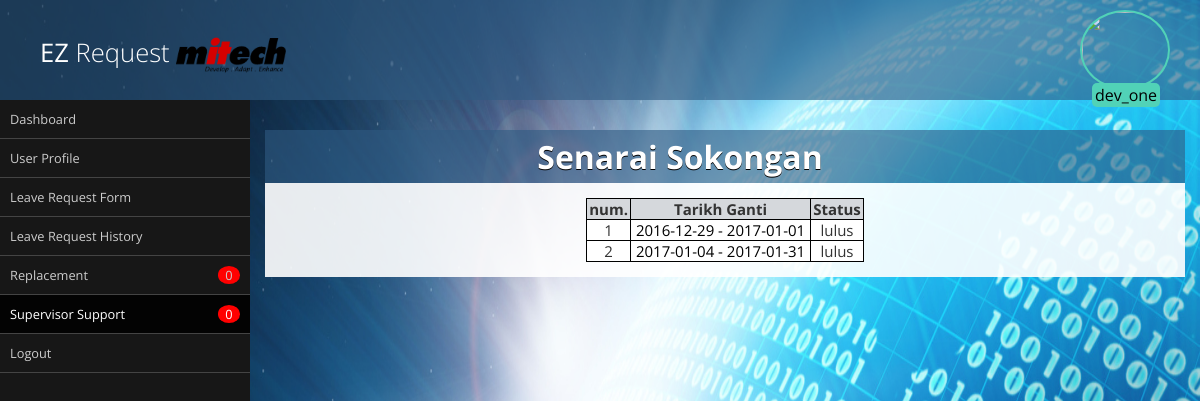
Page /index.php?p=senarai_sokongan (signed in) on the committed database.
### tables this page shows
CREATE TABLE `cuti` (
  `id` int(11) NOT NULL,
  `mk_uid` int(11) NOT NULL,
  `tarikh_borang` date NOT NULL,
  `sebab_cuti` varchar(128) NOT NULL,
  `mk_tarikh_mula` date NOT NULL,
  `mk_tarikh_akhir` date NOT NULL,
  `bh_am` int(11) NOT NULL,
  `bh_rehat` int(11) NOT NULL,
  `bh_sabtu` int(11) NOT NULL,
  `bh_dipohon` int(11) NOT NULL,
  `bh_seluruh` int(11) NOT NULL,
  `mp_uid` int(11) NOT NULL,
  `mp_pengesahan` tinyint(1) DEFAULT NULL,
  `mp_tarikh_sah` date DEFAULT NULL,
  `mk_pengesahan` tinyint(1) DEFAULT NULL,
  `sp_uid` int(11) NOT NULL,
  `sp_sokongan` tinyint(1) DEFAULT NULL,
  `sp_tarikh_sah` date DEFAULT NULL,
  `kp_uid` int(11) NOT NULL,
  `kp_baki_sebelum` int(11) DEFAULT NULL,
  `kp_baki_selepas` int(11) DEFAULT NULL,
  `kp_rekod` varchar(64) DEFAULT NULL,
  `kp_tarikh_rekod` date DEFAULT NULL,
  `kpk_uid` int(11) NOT NULL,
  `kp_kelulusan` tinyint(1) DEFAULT NULL,
  `kp_tarikh_lulus` date DEFAULT NULL,
  `is_read` varchar(64) NOT NULL
);

### senarai_sokongan.php (the view, shortened to what this page needs)
<div id="box">
<div class="box-top"><h1>Senarai Sokongan</h1></div>
<div class="box-panel">
<?php
include 'conn_ezr.php';
$jabatan = $_SESSION["jabatan"];
$id=$_SESSION['logged_id'];
$sql = "SELECT *, cuti.id as cid FROM cuti INNER JOIN users ON cuti.mk_uid=users.id WHERE users.jabatan='$jabatan' AND cuti.mp_pengesahan = 1;";
$result = mysqli_query($conn, $sql);
$x = 1;
if ($result->num_rows > 0) {
    echo "<table class='list' border='1px'><tr><th>num.</th><th>Tarikh Ganti</th><th>Status</th></tr>";
    while($row = $result->fetch_assoc())
    {
         if (strpos($row['is_read'], ','.$id.',') !== false ) {
            $class="is_read1";
        }
        else {
            $class="is_read0";
        }
        echo "<tr><td>".$x."</td>";
        $x++;
        echo "<td class='".$class."'><a href='index.php?p=sokongan&cid=".$row["cid"]."'>".$row['mk_tarikh_mula']." - ".$row['mk_tarikh_akhir']."</a></td>\n";
        if ($row['kp_kelulusan'] == 1) {
            $status = 'lulus';
        }
        echo "<td>".$status."</td></tr>";
    }
    echo "</table>";
} else {
    echo "0 results";
}
?>
</div>

### print.css (style rules this page uses)
* { margin: 0; padding: 0; box-sizing: border-box; }
body { font-family: 'Open Sans'; text-align: center; }
a { text-decoration: none; }
div#box { margin-top: 15px; }
div#box .box-top { color: #fff; text-shadow: 0 1px #000; background: rgba(47, 91, 130, 0.6); padding: 5px; padding-left: 15px; font-weight: 300; text-align: center; }
div#box .box-panel { padding: 15px; background: rgba(255, 255, 255, 0.9); color: #333; margin: 0 auto; text-align: center; }
table td { word-wrap:break-word; border-collapse: collapse; padding-left:5px; padding-right:5px; font-size:15px; text-align: center; }
table th { border-collapse: collapse; padding-left:2px; padding-right:2px; border:1px solid black; background-color:#D5D8DC; font-size:15px; }
table.list { border-collapse: collapse; font-size:15px; border:1px solid black; border-radius:3px; background-color:white; word-wrap:break-word; margin:0 auto; text-align: center; }

### admin.css (style rules this page uses)
* { margin: 0; padding: 0; box-sizing: border-box; }
body { font-family: 'Open Sans'; }
a { text-decoration: none; }
div#box { margin-top: 15px; }
div#box .box-top { color: #fff; text-shadow: 0 1px #000; background: rgba(47, 91, 130, 0.6); padding: 5px; padding-left: 15px; font-weight: 300; text-align: center; page-break-before : always }
div#box .box-panel { padding: 15px; background: rgba(255, 255, 255, 0.9); color: #333; margin: 0 auto; text-align: center; }
table td { word-wrap:break-word; border-collapse: collapse; padding-left:5px; padding-right:5px; font-size:15px; text-align: center; }
table th { border-collapse: collapse; padding-left:2px; padding-right:2px; border:1px solid black; background-color:#D5D8DC; font-size:15px; }
table.list { border-collapse: collapse; font-size:15px; border:1px solid black; border-radius:3px; background-color:white; word-wrap:break-word; margin:0 auto; text-align: center; }
.is_read1 a:link { color: black; }

### rows in the picture
cuti: mk_tarikh_mula "2016-12-29", mk_tarikh_akhir "2017-01-01", kp_kelulusan "lulus"
cuti: mk_tarikh_mula "2017-01-04", mk_tarikh_akhir "2017-01-31", kp_kelulusan "lulus"

### other values in the picture
$_SESSION["username"] "dev_one"
$row['num_rows'] "0"
$row2['num_rows'] "0"
